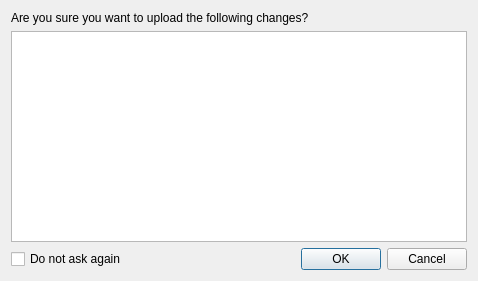
<?xml version="1.0" encoding="UTF-8"?>
<ui version="4.0">
 <class>UploadDialog</class>
 <widget class="QDialog" name="UploadDialog">
  <property name="geometry">
   <rect>
    <x>0</x>
    <y>0</y>
    <width>478</width>
    <height>281</height>
   </rect>
  </property>
  <property name="windowTitle">
   <string>Upload Changes</string>
  </property>
  <layout class="QVBoxLayout" name="verticalLayout">
   <item>
    <widget class="QLabel" name="questionLabel">
     <property name="text">
      <string>Are you sure you want to upload the following changes?</string>
     </property>
    </widget>
   </item>
   <item>
    <widget class="QTextEdit" name="changelogEdit">
     <property name="textInteractionFlags">
      <set>Qt::NoTextInteraction</set>
     </property>
    </widget>
   </item>
   <item>
    <layout class="QHBoxLayout" name="horizontalLayout">
     <item>
      <widget class="QCheckBox" name="doNotAskAgainCheckBox">
       <property name="text">
        <string>Do not ask again</string>
       </property>
      </widget>
     </item>
     <item>
      <spacer name="horizontalSpacer">
       <property name="orientation">
        <enum>Qt::Horizontal</enum>
       </property>
       <property name="sizeHint" stdset="0">
        <size>
         <width>40</width>
         <height>20</height>
        </size>
       </property>
      </spacer>
     </item>
     <item>
      <widget class="QDialogButtonBox" name="buttonBox">
       <property name="orientation">
        <enum>Qt::Horizontal</enum>
       </property>
       <property name="standardButtons">
        <set>QDialogButtonBox::Cancel|QDialogButtonBox::Ok</set>
       </property>
      </widget>
     </item>
    </layout>
   </item>
  </layout>
 </widget>
 <resources/>
 <connections>
  <connection>
   <sender>buttonBox</sender>
   <signal>accepted()</signal>
   <receiver>UploadDialog</receiver>
   <slot>accept()</slot>
   <hints>
    <hint type="sourcelabel">
     <x>248</x>
     <y>254</y>
    </hint>
    <hint type="destinationlabel">
     <x>157</x>
     <y>274</y>
    </hint>
   </hints>
  </connection>
  <connection>
   <sender>buttonBox</sender>
   <signal>rejected()</signal>
   <receiver>UploadDialog</receiver>
   <slot>reject()</slot>
   <hints>
    <hint type="sourcelabel">
     <x>316</x>
     <y>260</y>
    </hint>
    <hint type="destinationlabel">
     <x>286</x>
     <y>274</y>
    </hint>
   </hints>
  </connection>
 </connections>
</ui>
